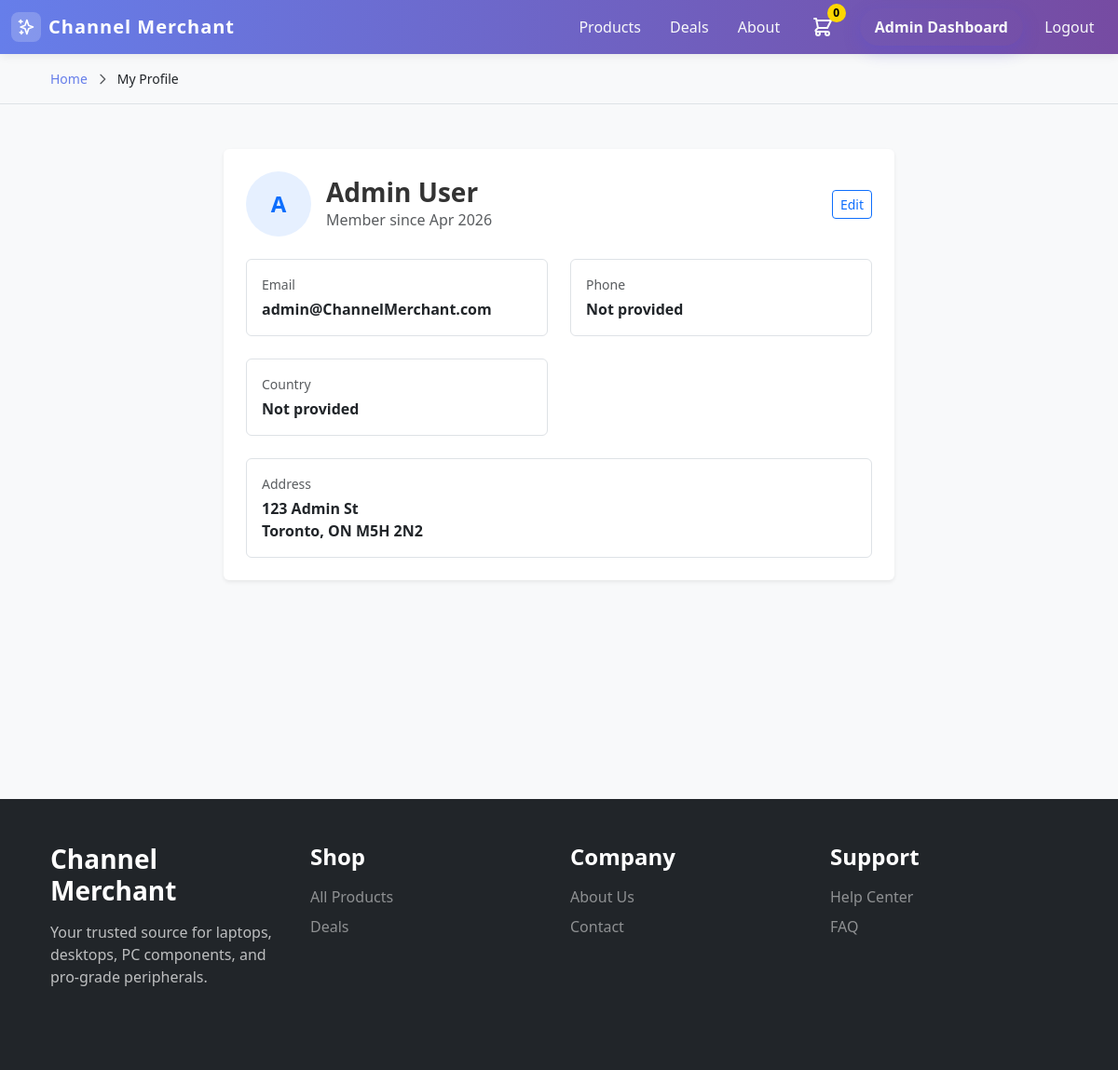
/user-profile.php (signed in), run on the app's committed database.
### tables this page shows
CREATE TABLE `users` (
  `id` int(11) NOT NULL,
  `first_name` varchar(100) NOT NULL,
  `last_name` varchar(100) NOT NULL,
  `email` varchar(100) NOT NULL,
  `role` enum('user','admin') NOT NULL DEFAULT 'user',
  `password` varchar(255) NOT NULL,
  `phone` varchar(15) DEFAULT NULL,
  `address` text DEFAULT NULL,
  `city` varchar(50) DEFAULT NULL,
  `state` varchar(50) DEFAULT NULL,
  `postal_code` varchar(20) DEFAULT NULL,
  `country` varchar(50) DEFAULT NULL,
  `created_at` timestamp NOT NULL DEFAULT current_timestamp(),
  `updated_at` timestamp NOT NULL DEFAULT current_timestamp()
);

### user-profile.php (the view, shortened to what this page needs)
<?php
include 'Database/db.php';
$userId = (int) $_SESSION['user']['id'];
$selectFields = "first_name, last_name, email, address, city, state, postal_code, phone, country";
$createdAtExists = false;
if ($columnResult = mysqli_query($conn, "SHOW COLUMNS FROM users LIKE 'created_at'")) {
    $createdAtExists = mysqli_num_rows($columnResult) > 0;
}
if ($createdAtExists) {
    $selectFields .= ", created_at";
}
$query = "SELECT $selectFields FROM users WHERE id = $userId LIMIT 1";
$result = mysqli_query($conn, $query);
$userProfile = mysqli_fetch_assoc($result);
include 'includes/header.php';
?>
<div class="min-vh-100" style="background-color: #f8f9fa;">
    <div class="bg-light border-bottom">
        <div class="container px-4 py-3">
            <div class="d-flex align-items-center gap-2" style="font-size: 0.875rem;">
                <a href="index.php" class="text-decoration-none" style="color: #667eea;">Home</a>
                <svg width="16" height="16" fill="none" stroke="currentColor" viewBox="0 0 24 24" class="text-muted">
                    <path stroke-linecap="round" stroke-linejoin="round" stroke-width="2" d="M9 5l7 7-7 7" />
                </svg>
                <span class="text-dark fw-medium">My Profile</span>
            </div>
        </div>
    </div>
    <div class="container px-4 py-5">
        <div class="row justify-content-center">
            <div class="col-lg-8">
                <div class="card border-0 shadow-sm mb-4">
                    <div class="card-body p-4">
                        <div class="d-flex align-items-center gap-3 mb-4 justify-content-between flex-wrap">
                            <div class="d-flex align-items-center gap-3">
                            <div class="bg-primary bg-opacity-10 rounded-circle d-flex align-items-center justify-content-center"
                                style="width: 70px; height: 70px;">
                                <span class="text-primary fw-bold" style="font-size: 1.5rem;">
                                    <?php echo strtoupper(substr($userProfile['first_name'], 0, 1)); ?>
                                </span>
                            </div>
                            <div>
                                <h3 class="fw-bold mb-0" style="color: #333;">
                                    <?php echo htmlspecialchars($userProfile['first_name'] . ' ' . $userProfile['last_name']); ?>
                                </h3>
                                <?php if ($createdAtExists && !empty($userProfile['created_at'])): ?>
                                    <p class="text-muted mb-0">
                                        Member since <?php echo date('M Y', strtotime($userProfile['created_at'])); ?>
                                    </p>
                                <?php endif; ?>
                            </div>
                            </div>
                            <button type="button" class="btn btn-outline-primary btn-sm" id="show-edit-form-btn">Edit</button>
                        </div>
                        <div class="row g-4">
                            <div class="col-md-6">
                                <div class="border rounded p-3 h-100">
                                    <p class="text-muted small mb-1">Email</p>
                                    <p class="fw-semibold mb-0"><?php echo htmlspecialchars($userProfile['email']); ?>
                                    </p>
                                </div>
                            </div>
                            <div class="col-md-6">
                                <div class="border rounded p-3 h-100">
                                    <p class="text-muted small mb-1">Phone</p>
                                    <p class="fw-semibold mb-0">
                                        <?php echo !empty($userProfile['phone']) ? htmlspecialchars($userProfile['phone']) : 'Not provided'; ?>
                                    </p>
                                </div>
                            </div>
                            <div class="col-md-6">
                                <div class="border rounded p-3 h-100">
                                    <p class="text-muted small mb-1">Country</p>
                                    <p class="fw-semibold mb-0">
                                        <?php echo !empty($userProfile['country']) ? htmlspecialchars($userProfile['country']) : 'Not provided'; ?>
                                    </p>
                                </div>
                            </div>
                            <div class="col-md-12">
                                <div class="border rounded p-3 h-100">
                                    <p class="text-muted small mb-1">Address</p>
                                    <p class="fw-semibold mb-0">
                                        <?php echo htmlspecialchars($userProfile['address']); ?><br>
                                        <?php echo htmlspecialchars($userProfile['city'] . ', ' . $userProfile['state']); ?>
                                        <?php echo htmlspecialchars($userProfile['postal_code']); ?><br>
                                    </p>
                                </div>
                            </div>
                        </div>
                    </div>
                </div>
            </div>
        </div>
    </div>
</div>
<?php include 'includes/footer.php'; ?>

### css/style.css (style rules this page uses)
:root { --brand-primary: #667eea; --brand-secondary: #764ba2; --muted-text: #6b7280; --card-shadow: 0 10px 35px rgba(51, 65, 85, 0.08); }
body { background-color: #fff; color: #1f2937; }

### data on the page
users: first_name "A", first_name+last_name "Admin User", created_at "Apr 2026", email "admin@ChannelMerchant.com", address "123 Admin St", city+state "Toronto, ON", postal_code "M5H 2N2"
